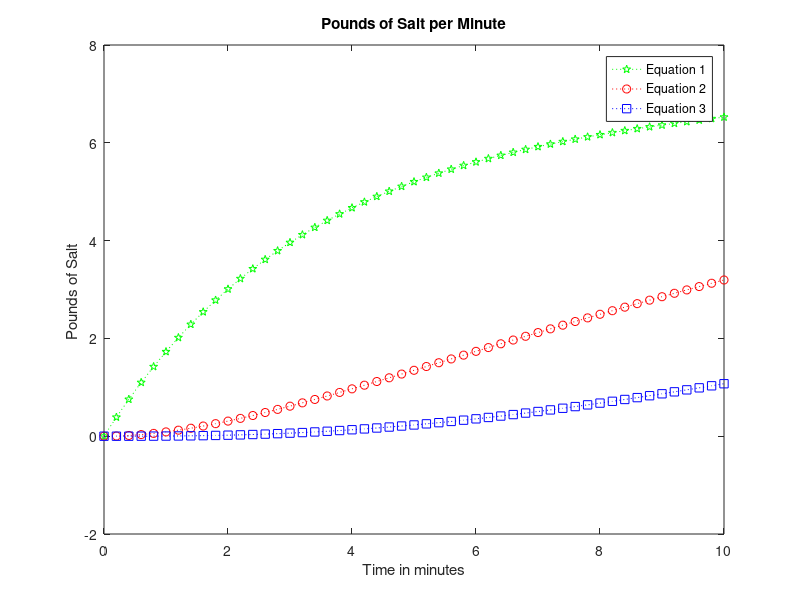

MATLAB code to generate this figure:
[Q] = [14.4721 10.0000 5.5279; 8.9443 10.0000 8.9443; 5.5279 10.0000 14.4721];
t = (0:0.2:10);

% Equation 1
x = 10 - 14.4721 * exp(-0.2618 * t) + 10 * exp(-0.2 * t) - 5.5279 * exp(-0.0382 * t);
plot(t, x, 'g:p', 'DisplayName', 'Equation 1');

% Equation 2
y = 10 + 8.9443 * exp(-0.2618 * t) - 10 * exp(-0.2 * t) - 8.9443 * exp(-0.0382 * t);
hold on;
plot(t, y, 'r:o', 'DisplayName', 'Equation 2');

% Equation 3
z = 10 - 5.5279 * exp(-0.2618 * t) + 10 * exp(-0.2 * t) - 14.4721 * exp(-0.0382 * t);
plot(t, z, 'b:s', 'DisplayName', 'Equation 3');

title('Pounds of Salt per Minute');
xlabel('Time in minutes');
ylabel('Pounds of Salt ');
legend('show');
